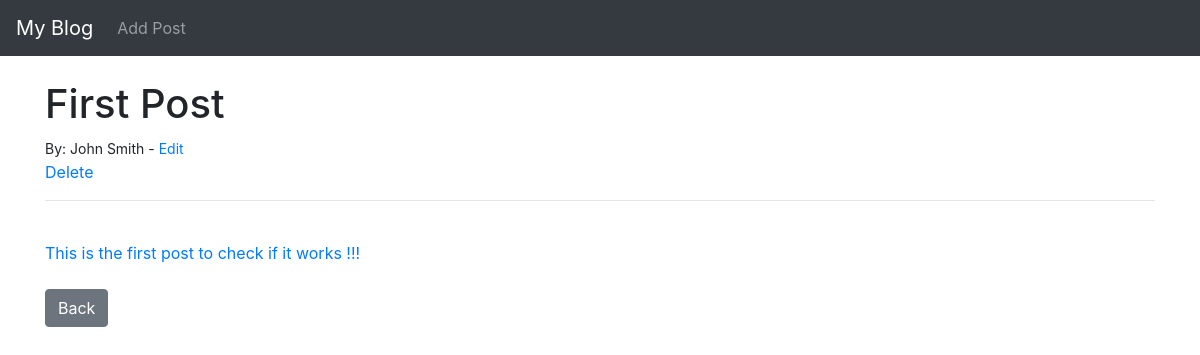
The app's page /article/1 with its own data.
### theblog/models.py (models this page shows, shortened)
class Post(models.Model):
    title = models.CharField(max_length=255)
    title_tag = models.CharField(max_length=255)
    author = models.ForeignKey(User, on_delete=models.CASCADE)
    body = models.TextField()
    created_at = models.DateTimeField(default=timezone.now)
    updated_at = models.DateTimeField(auto_now=True)
    is_public = models.BooleanField(default=True)
    password = models.CharField(max_length=50, blank=True, null=True)
    image = models.ImageField(upload_to='images/', null=True, blank=True)
    media_link = models.URLField(max_length=200, null=True, blank=True)

### theblog/views.py (the view)
# urls.py: path('article/<int:pk>', ArticleDetailView.as_view(), name='article-detail'),
class ArticleDetailView(DetailView):
    model = Post
    template_name = 'article_details.html'

### theblog/templates/article_details.html (shortened to what this page needs)
{% extends 'base.html' %}
{% block content %}
    <h1>{{ post.title }}</h1>
    <small>By: {{ post.author.first_name }}
    {{ post.author.last_name }} - <a href="{% url 'update_post' post.pk %}">Edit</a>
    </small></br>
    <a href="{% url 'delete_post' post.pk %}">Delete
    <hr>
    <br/>
    {{ post.body }}
    <br/><br/>
    <a href="{% url 'home' %}" class="btn btn-secondary">Back</a>
{% endblock %}

### records on screen
Post: title "First Post", author.first_name "John", author.last_name "Smith", body "This is the first post to check if it works !!!"
